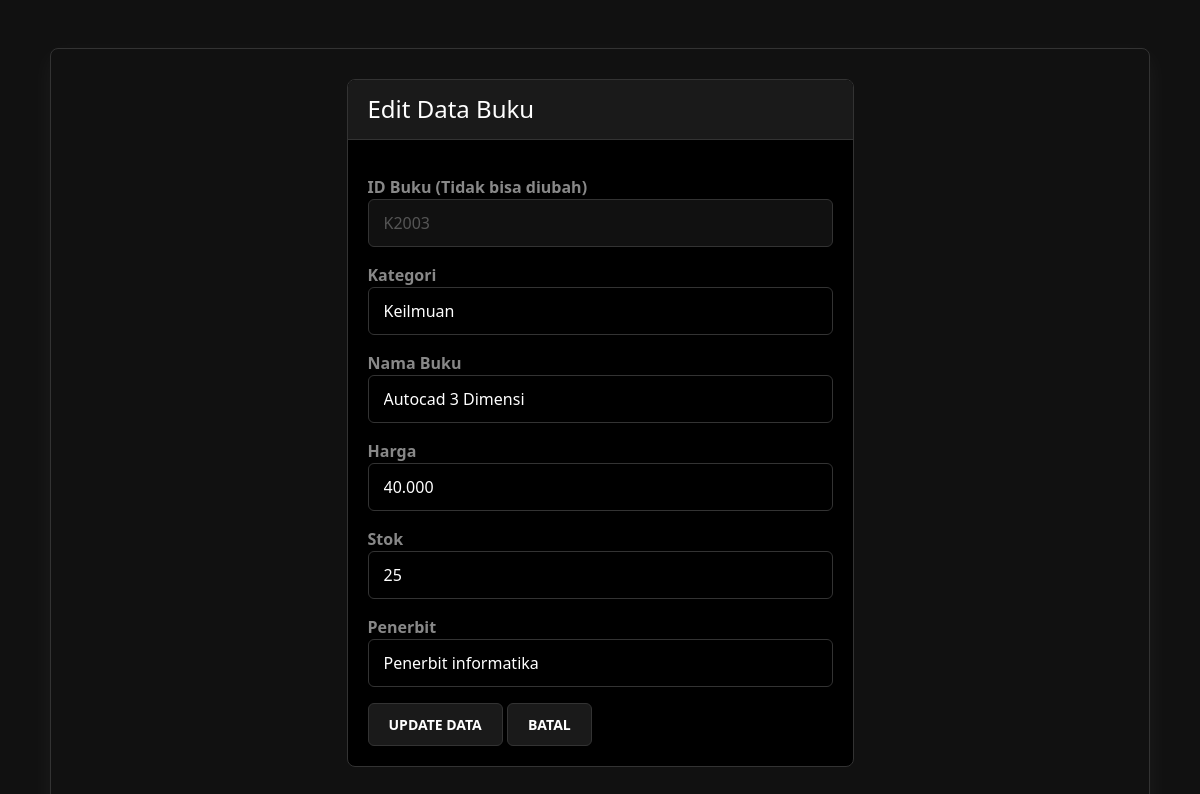
The page /buku/edit_buku.php?id=K2003 on the database its author committed.
### tables this page shows
CREATE TABLE `tabel_buku` (
  `Id Buku` varchar(100) NOT NULL,
  `Kategori` varchar(100) NOT NULL,
  `Nama Buku` varchar(100) NOT NULL,
  `Harga` varchar(100) NOT NULL,
  `Stok` varchar(100) NOT NULL,
  `Penerbit` varchar(100) NOT NULL
);

### buku/edit_buku.php (the view, shortened to what this page needs)
<?php
include '../koneksi.php';
$IdLama = isset($_GET['id']) ? trim($_GET['id']) : '';
$QueryGet = "SELECT * FROM `tabel_buku` WHERE REPLACE(REPLACE(`Id Buku`, '\r', ''), '\n', '') = '$IdLama'";
$GetData = mysqli_query($conn, $QueryGet);
$Buku = mysqli_fetch_assoc($GetData);
?>
<!DOCTYPE html>
<html lang="id">
<head>
    <link href="https://cdn.jsdelivr.net/npm/bootstrap@5.3.0/dist/css/bootstrap.min.css" rel="stylesheet">
    <link rel="stylesheet" href="../styles.css">
</head>
<body class="container mt-5">
    <div class="row justify-content-center">
        <div class="col-md-6">
            <div class="card">
                <div class="card-header bg-warning text-white">
                    <h4 class="mb-0">Edit Data Buku</h4>
                </div>
                <div class="card-body">
                    <form method="POST">
        <div class="mb-3">
            <label>ID Buku (Tidak bisa diubah)</label>
            <input type="text" class="form-control" value="<?= htmlspecialchars($Buku['Id Buku']); ?>" disabled>
        </div>
        <div class="mb-3">
            <label>Kategori</label>
            <input type="text" name="Kategori" class="form-control" value="<?= htmlspecialchars($Buku['Kategori']); ?>" required>
        </div>
        <div class="mb-3">
            <label>Nama Buku</label>
            <input type="text" name="NamaBuku" class="form-control" value="<?= htmlspecialchars($Buku['Nama Buku']); ?>" required>
        </div>
        <div class="mb-3">
            <label>Harga</label>
            <input type="text" name="Harga" class="form-control" value="<?= htmlspecialchars($Buku['Harga']); ?>" required>
        </div>
        <div class="mb-3">
            <label>Stok</label>
            <input type="number" name="Stok" class="form-control" value="<?= htmlspecialchars($Buku['Stok']); ?>" required>
        </div>
        <div class="mb-3">
            <label>Penerbit</label>
            <input type="text" name="Penerbit" class="form-control" value="<?= htmlspecialchars($Buku['Penerbit']); ?>" required>
        </div>
        <button type="submit" name="Update" class="btn btn-warning">Update Data</button>
        <a href="../admin.php" class="btn btn-secondary">Batal</a>
    </form>
</body>
</html>

### styles.css (style rules this page uses)
* { margin: 0; padding: 0; box-sizing: border-box; }
body { font-family: 'Segoe UI', Tahoma, sans-serif; background: #000000; color: #ffffff; min-height: 100vh; padding-bottom: 50px; line-height: 1.5; }
.navbar, .container, .card, .alert { background: #111111; border: 1px solid #333333; border-radius: 8px; }
.container { max-width: 1100px; margin: 30px auto; padding: 30px; box-shadow: 0 8px 24px rgba(255,255,255,0.05); }
.card { overflow: hidden; background: #000000; margin-bottom: 20px; }
.card-header { padding: 15px 20px; font-weight: 600; border-bottom: 1px solid #333333; background: #1a1a1a !important; }
.card-body { padding: 20px; }
.form-control, select, textarea { width: 100%; padding: 10px 15px; background: #000000; border: 1px solid #333333; border-radius: 6px; color: #ffffff; margin-top: 0; height: 48px; }
.form-control:disabled { background: #111111; color: #555555; cursor: not-allowed; }
label { font-weight: 600; display: block; margin-top: 15px; color: #888888; }
.btn { padding: 10px 20px; border-radius: 6px; font-weight: 600; cursor: pointer; border: 1px solid #333333; text-transform: uppercase; transition: all 0.2s; display: inline-block; text-decoration: none; font-size: 0.875rem; text-align: center; }
.btn-danger, .btn-warning, .btn-secondary { background: #1a1a1a; color: #ffffff; border-color: #333333; }

### rows shown on the page
tabel_buku: Id Buku "K2003", Kategori "Keilmuan", NamaBuku "Autocad 3 Dimensi", Harga "40.000", Stok "25", Penerbit "Penerbit informatika"
